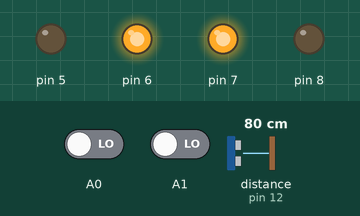
Bench run of a sketch on a simulated Arduino Uno, built with avr-gcc and run on an emulated ATmega328P. Parts: output pins drawn as LEDs (lit = HIGH). The inputs (shaded band) are chosen by the test bench; at power-on: distance to the obstacle (sensor on pin 12) 80 cm, A0 LOW, A1 LOW.

Above: at 1.2 s.
1.3 s: distance to the obstacle (sensor on pin 12) set to 21 cm
2.8 s: distance to the obstacle (sensor on pin 12) set to 18 cm
At 3.4 s:
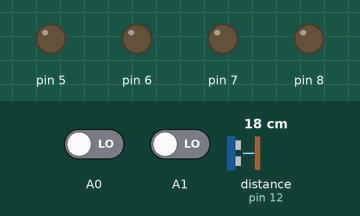
5.8 s: distance to the obstacle (sensor on pin 12) set to 35 cm
At 7.8 s:
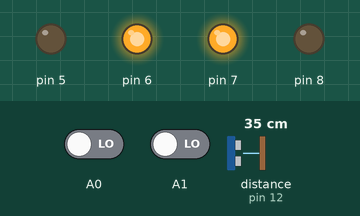
8.3 s: A0 driven HIGH
At 8.8 s:
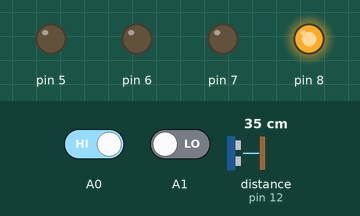
9.8 s: A1 driven HIGH
At 11.0 s:
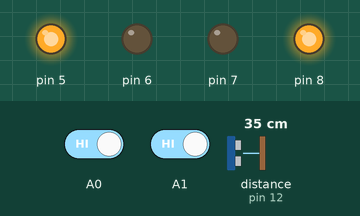
11.3 s: A0 driven LOW
At 12.2 s:
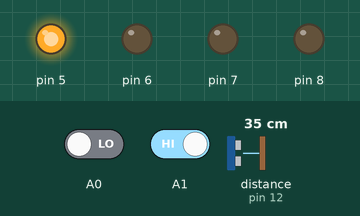
Timing chart, 0 to 13.8 s (numbered marks = the images above; inputs shaded):
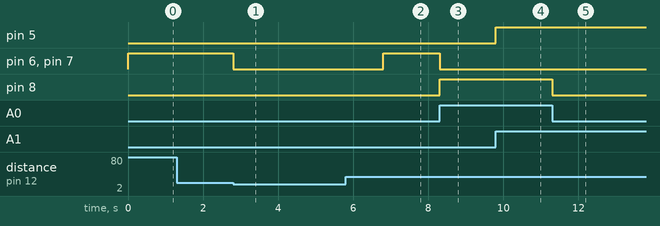

Measured:
- the behaviour switches between 20 and 19 cm on distance to the obstacle (sensor on pin 12) (found by bisection; images 0 and 1)
- after the input at 1.3 s, every drawn part: stays the same
- after the input at 2.8 s, pin 6, pin 7: HIGH → LOW at once
- after the input at 5.8 s, pin 6, pin 7: LOW → HIGH after 1.0 s
- after the input at 8.3 s, pin 6, pin 7: HIGH → LOW at once; pin 8: LOW → HIGH at once
- after the input at 9.8 s, pin 5: LOW → HIGH at once
- after the input at 11.3 s, pin 8: HIGH → LOW at once

The sketch:

8_ir___ultrasonic.ino
```cpp
/* Moving the robocar on the track, making use of both IR and Ultrasonic sensors.
 IR sensor- to keep the buggy on the track
 Ultrasonic sensor- to stop the buggy in case an obstacle is encountered within a distance of 20 cm from the buggy.
 Here, the code is track specific and includes choosing of one path in case of ambiguity.
*/
#include <NewPing.h>
NewPing Sonar(13,12,200);
int count=1;

void setup() {
pinMode(13,OUTPUT);
pinMode(12,INPUT);

pinMode(A0,INPUT);
pinMode(A1,INPUT);
pinMode(5,OUTPUT);
pinMode(8,OUTPUT);
pinMode(6,OUTPUT);
pinMode(7,OUTPUT);

}

void forward()
{
  digitalWrite(5,HIGH);
  digitalWrite(6,LOW);
  digitalWrite(7,LOW);
  digitalWrite(8,HIGH);

  }
void backward()
{
digitalWrite(6,HIGH);
  digitalWrite(7,HIGH);
  digitalWrite(5,LOW);
  digitalWrite(8,LOW);

}
void left()
{
  digitalWrite(5,LOW);
  digitalWrite(6,LOW);
  digitalWrite(7,LOW);
  digitalWrite(8,HIGH);

}
void right()
{
  digitalWrite(5,HIGH);
  digitalWrite(6,LOW);
  digitalWrite(7,LOW);
  digitalWrite(8,LOW);

}
void clockwise()
{
  digitalWrite(5,HIGH);
  digitalWrite(6,LOW);
  digitalWrite(7,HIGH);
  digitalWrite(8,LOW);
}
void anticlockwise()
{
  digitalWrite(5,LOW);
  digitalWrite(6,HIGH);
  digitalWrite(7,LOW);
  digitalWrite(8,HIGH);

}
 void sstop()
{
  digitalWrite(5,LOW);
  digitalWrite(8,LOW);
  digitalWrite(6,LOW);
  digitalWrite(7,LOW);
}

void loop() {
 Serial.begin(9600);
 int d = Sonar.ping_cm();


 int b = digitalRead(A1);
 int a = digitalRead(A0);
 if(d>0 && d<20){
   sstop();
  delay(2000);
  }

if((a==1 && b==1)){
  forward();

}
else if(a==0 && b==0 && count==1)
{
backward();
}

else if(a==0 && b==0 && count==2 )
{
backward();
delay(500);
clockwise();
delay(500);
}


else if(a==0 && b==1)
right();

else if (a==1 && b==0)
{
  left();
  count++;
}
}
```
